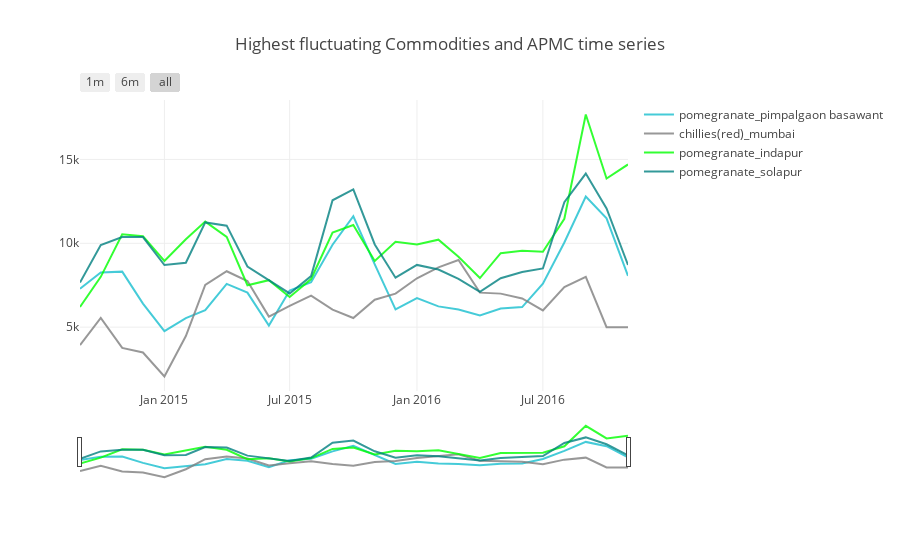

The notebook cell saved with this chart:
### Code cell
#Plotting the above APMC Commodity combinations

t1 = monthly_data[monthly_data.joined==common[0]]
t1['diff']=t1['max_price']-t1['min_price']
t2 = monthly_data[monthly_data.joined==common[1]]
t2['diff']=t2['max_price']-t2['min_price']
t3 = monthly_data[monthly_data.joined==common[2]]
t3['diff']=t3['max_price']-t3['min_price']
t4 = monthly_data[monthly_data.joined==common[3]]
t4['diff']=t4['max_price']-t4['min_price']

trace01 = go.Scatter(
    x=t1.date,
    y=t1['diff'],
    name = common[0],
    line = dict(color = '#17BECF'),
    opacity = 0.8)

trace02 = go.Scatter(
    x=t2.date,
    y=t2['diff'],
    name = common[1],
    line = dict(color = '#7F7F7F'),
    opacity = 0.8)
                
trace03 = go.Scatter(
    x=t3.date,
    y=t3['diff'],
    name = common[2],
    line = dict(color = '#00FF00'),
    opacity = 0.8)

trace04 = go.Scatter(
    x=t4.date,
    y=t4['diff'],
    name = common[3],
    line = dict(color = '#008080'),
    opacity = 0.8)                  

                  
data = [trace01,trace02,trace03,trace04]

layout = dict(
    title="Highest fluctuating Commodities and APMC time series",
    xaxis=dict(
        rangeselector=dict(
            buttons=list([
                dict(count=1,
                     label='1m',
                     step='month',
                     stepmode='backward'),
                dict(count=6,
                     label='6m',
                     step='month',
                     stepmode='backward'),
                dict(step='all')
            ])
        ),
        rangeslider=dict(
            visible = True
        ),
        type='date'
    )
)

fig = dict(data=data, layout=layout)
iplot(fig, filename = "Time Series with Rangeslider")

### Figure 1 — Plotly figure (JSON) as saved in the notebook; plotly's stock layout.template omitted (floating-point values rounded to 4 significant figures)
{"data": [{"line": {"color": "#17BECF"}, "name": "pomegranate_pimpalgaon basawant", "opacity": 0.8, "type": "scatter", "uid": "88084183-9544-46d7-aa5c-886d5725d0fe", "x": ["2014-09-01", "2014-10-01", "2014-11-01", "2014-12-01", "2015-01-01", "2015-02-01", "2015-03-01", "2015-04-01", "2015-05-01", "2015-06-01", "2015-07-01", "2015-08-01", "2015-09-01", "2015-10-01", "2015-11-01", "2015-12-01", "2016-01-01", "2016-02-01", "2016-03-01", "2016-04-01", "2016-05-01", "2016-06-01", "2016-07-01", "2016-08-01", "2016-09-01", "2016-10-01", "2016-11-01"], "y": [7288, 8259, 8310, 6404, 4762, 5540, 6018, 7577, 7061, 5092, 7184, 7679, 9912, 11612, 8738, 6063, 6732, 6240, 6048, 5693, 6112, 6198, 7589, 10048, 12786, 11484, 8062]}, {"line": {"color": "#7F7F7F"}, "name": "chillies(red)_mumbai", "opacity": 0.8, "type": "scatter", "uid": "29f0f0ab-d4af-4b44-b3dc-fae501a8703c", "x": ["2014-09-01", "2014-10-01", "2014-11-01", "2014-12-01", "2015-01-01", "2015-02-01", "2015-03-01", "2015-04-01", "2015-05-01", "2015-06-01", "2015-07-01", "2015-08-01", "2015-09-01", "2015-10-01", "2015-11-01", "2015-12-01", "2016-01-01", "2016-02-01", "2016-03-01", "2016-04-01", "2016-05-01", "2016-06-01", "2016-07-01", "2016-08-01", "2016-09-01", "2016-10-01", "2016-11-01"], "y": [3930, 5556, 3762, 3489, 2062, 4473, 7524, 8333, 7748, 5628, 6272, 6875, 6045, 5545, 6636, 7000, 7913, 8566, 9000, 7059, 7000, 6714, 6000, 7392, 8000, 5000, 5000]}, {"line": {"color": "#00FF00"}, "name": "pomegranate_indapur", "opacity": 0.8, "type": "scatter", "uid": "a8437de9-83d8-40d5-8a3f-1ff69edf1823", "x": ["2014-09-01", "2014-10-01", "2014-11-01", "2014-12-01", "2015-01-01", "2015-02-01", "2015-03-01", "2015-04-01", "2015-05-01", "2015-06-01", "2015-07-01", "2015-08-01", "2015-09-01", "2015-10-01", "2015-11-01", "2015-12-01", "2016-01-01", "2016-02-01", "2016-03-01", "2016-04-01", "2016-05-01", "2016-06-01", "2016-07-01", "2016-08-01", "2016-09-01", "2016-10-01", "2016-11-01"], "y": [6200, 8000, 10537, 10422, 8946, 10242, 11292, 10383, 7500, 7800, 6800, 7869, 10646, 11091, 8950, 10093, 9925, 10215, 9200, 7930, 9409, 9554, 9500, 11464, 17675, 13860, 14700]}, {"line": {"color": "#008080"}, "name": "pomegranate_solapur", "opacity": 0.8, "type": "scatter", "uid": "de96749c-9c8e-4d0f-90d3-988c876d595c", "x": ["2014-09-01", "2014-10-01", "2014-11-01", "2014-12-01", "2015-01-01", "2015-02-01", "2015-03-01", "2015-04-01", "2015-05-01", "2015-06-01", "2015-07-01", "2015-08-01", "2015-09-01", "2015-10-01", "2015-11-01", "2015-12-01", "2016-01-01", "2016-02-01", "2016-03-01", "2016-04-01", "2016-05-01", "2016-06-01", "2016-07-01", "2016-08-01", "2016-09-01", "2016-10-01", "2016-11-01"], "y": [7662, 9900, 10373, 10374, 8706, 8837, 11246, 11052, 8615, 7800, 7012, 8044, 12564, 13213, 9930, 7951, 8712, 8437, 7882, 7104, 7920, 8286, 8500, 12456, 14157, 12078, 8705]}], "layout": {"title": "Highest fluctuating Commodities and APMC time series", "xaxis": {"rangeselector": {"buttons": [{"count": 1, "label": "1m", "step": "month", "stepmode": "backward"}, {"count": 6, "label": "6m", "step": "month", "stepmode": "backward"}, {"step": "all"}]}, "rangeslider": {"visible": true}, "type": "date"}}}
